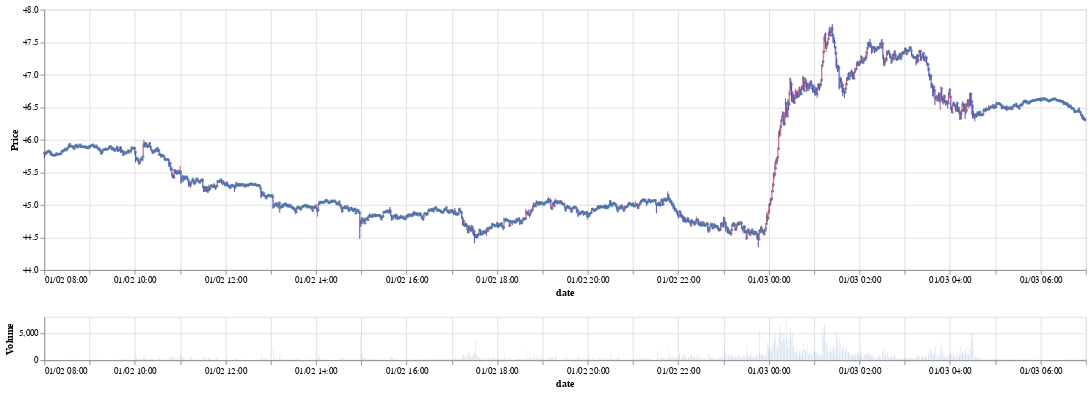

Notebook code cell kept with this figure:
### Code cell
candle_chart(df)

### Figure 1 — Vega-Lite specification as saved in the notebook (floating-point values rounded to 4 significant figures; data arrays with more than 128 entries replaced by an {"elided": "..."} marker saying what was removed)
{"$schema": "https://vega.github.io/schema/vega-lite/v2.6.0.json", "background": "white", "config": {"view": {"height": 300, "width": 400}}, "datasets": {"data-689c653df591ee3b5289bbeefb42127e": {"elided": "1380 records"}}, "vconcat": [{"layer": [{"data": {"name": "data-689c653df591ee3b5289bbeefb42127e"}, "encoding": {"x": {"axis": {"format": "%m/%d %H:%M", "title": "date"}, "field": "date", "timeUnit": "yearmonthdatehoursminutes", "type": "temporal"}}, "mark": {"color": "gray", "type": "rule"}, "transform": [{"filter": "(datum.dt === null)"}]}, {"data": {"name": "data-689c653df591ee3b5289bbeefb42127e"}, "encoding": {"x": {"axis": {"format": "%m/%d %H:%M", "title": "date"}, "field": "date", "timeUnit": "yearmonthdatehoursminutes", "type": "temporal"}}, "mark": {"color": "red", "type": "rule"}, "transform": [{"filter": {"field": "dt", "oneOf": []}}]}, {"data": {"name": "data-689c653df591ee3b5289bbeefb42127e"}, "encoding": {"color": {"condition": {"test": "datum.open < datum.close", "value": "#ce375f"}, "value": "#3f2fb7"}, "tooltip": [{"field": "date", "format": "%m/%d %H:%M", "type": "temporal"}, {"field": "open", "type": "quantitative"}, {"field": "high", "type": "quantitative"}, {"field": "low", "type": "quantitative"}, {"field": "close", "type": "quantitative"}, {"field": "volume", "type": "quantitative"}], "x": {"axis": {"format": "%m/%d %H:%M", "title": "date"}, "field": "date", "timeUnit": "yearmonthdatehoursminutes", "type": "temporal"}, "y": {"axis": {"title": "Price"}, "field": "low", "scale": {"zero": false}, "type": "quantitative"}, "y2": {"field": "high", "type": "quantitative"}}, "mark": "rule"}, {"data": {"name": "data-689c653df591ee3b5289bbeefb42127e"}, "encoding": {"color": {"condition": {"test": "datum.open < datum.close", "value": "#ce375f"}, "value": "#3f2fb7"}, "tooltip": [{"field": "date", "format": "%m/%d %H:%M", "type": "temporal"}, {"field": "open", "type": "quantitative"}, {"field": "high", "type": "quantitative"}, {"field": "low", "type": "quantitative"}, {"field": "close", "type": "quantitative"}, {"field": "volume", "type": "quantitative"}], "x": {"field": "date", "timeUnit": "yearmonthdatehoursminutes", "type": "temporal"}, "y": {"field": "open", "type": "quantitative"}, "y2": {"field": "close", "type": "quantitative"}}, "mark": "bar"}, {"data": {"name": "data-689c653df591ee3b5289bbeefb42127e"}, "encoding": {"tooltip": [{"field": "date", "format": "%m/%d %H:%M", "type": "temporal"}, {"field": "open", "type": "quantitative"}, {"field": "high", "type": "quantitative"}, {"field": "low", "type": "quantitative"}, {"field": "close", "type": "quantitative"}, {"field": "volume", "type": "quantitative"}], "x": {"field": "date", "timeUnit": "yearmonthdatehoursminutes", "type": "temporal"}, "y": {"field": "open", "type": "quantitative"}}, "mark": {"size": 10, "type": "circle"}}], "width": 1200}, {"height": 50, "layer": [{"data": {"name": "data-689c653df591ee3b5289bbeefb42127e"}, "encoding": {"x": {"axis": {"format": "%m/%d %H:%M", "title": "date"}, "field": "date", "timeUnit": "yearmonthdatehoursminutes", "type": "temporal"}}, "mark": {"color": "gray", "type": "rule"}, "transform": [{"filter": "(datum.dt === null)"}]}, {"data": {"name": "data-689c653df591ee3b5289bbeefb42127e"}, "encoding": {"x": {"axis": {"format": "%m/%d %H:%M", "title": ""}, "field": "date", "timeUnit": "yearmonthdatehoursminutes", "type": "temporal"}, "y": {"axis": {"title": "Volume"}, "field": "volume", "scale": {"zero": false}, "type": "quantitative"}}, "mark": "bar"}], "width": 1200}]}
